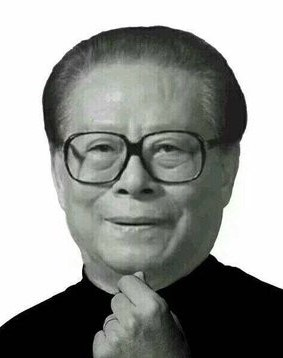
#> input picture jiang1.jpeg, 283 x 358 px
$ python test.py
#> lines starting #> are read from the running program, lines starting #| are printed output that depends on the picture
import numpy as np
import cv2

img=cv2.imread("jiang1.jpeg",0)
#> img: shape (358, 283); min 0, max 255, mean 149.2
img_m=cv2.flip(img,1)
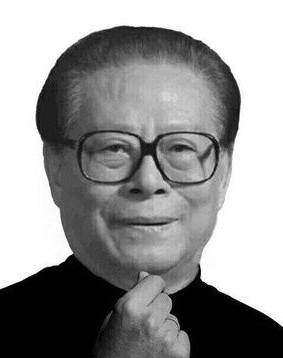
#> img_m: shape (358, 283); min 0, max 255, mean 149.2
print(img.shape)
#| (358, 283)
cv2.imshow("img",img)
cv2.imshow("img1",img_m)
cv2.imwrite("jiang3.jpg",img_m)
cv2.waitKey(0)
